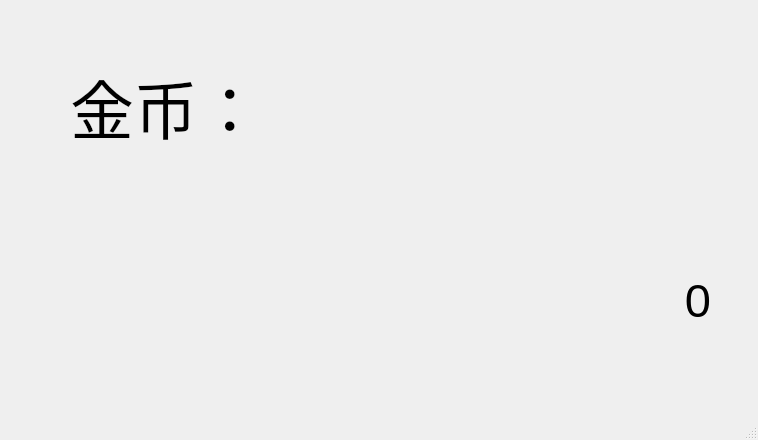
<?xml version="1.0" encoding="UTF-8"?>
<ui version="4.0">
 <class>MainWindow</class>
 <widget class="QMainWindow" name="MainWindow">
  <property name="geometry">
   <rect>
    <x>0</x>
    <y>0</y>
    <width>758</width>
    <height>440</height>
   </rect>
  </property>
  <property name="windowTitle">
   <string>B100x</string>
  </property>
  <widget class="QWidget" name="centralwidget">
   <widget class="QLabel" name="label">
    <property name="geometry">
     <rect>
      <x>70</x>
      <y>50</y>
      <width>231</width>
      <height>111</height>
     </rect>
    </property>
    <property name="font">
     <font>
      <pointsize>48</pointsize>
     </font>
    </property>
    <property name="text">
     <string>金币：</string>
    </property>
   </widget>
   <widget class="QLabel" name="tJinbi">
    <property name="geometry">
     <rect>
      <x>80</x>
      <y>260</y>
      <width>631</width>
      <height>81</height>
     </rect>
    </property>
    <property name="font">
     <font>
      <pointsize>35</pointsize>
     </font>
    </property>
    <property name="text">
     <string>0</string>
    </property>
    <property name="alignment">
     <set>Qt::AlignRight|Qt::AlignTrailing|Qt::AlignVCenter</set>
    </property>
   </widget>
  </widget>
  <widget class="QMenuBar" name="menubar">
   <property name="geometry">
    <rect>
     <x>0</x>
     <y>0</y>
     <width>758</width>
     <height>25</height>
    </rect>
   </property>
  </widget>
  <widget class="QStatusBar" name="statusbar"/>
 </widget>
 <resources/>
 <connections/>
</ui>
